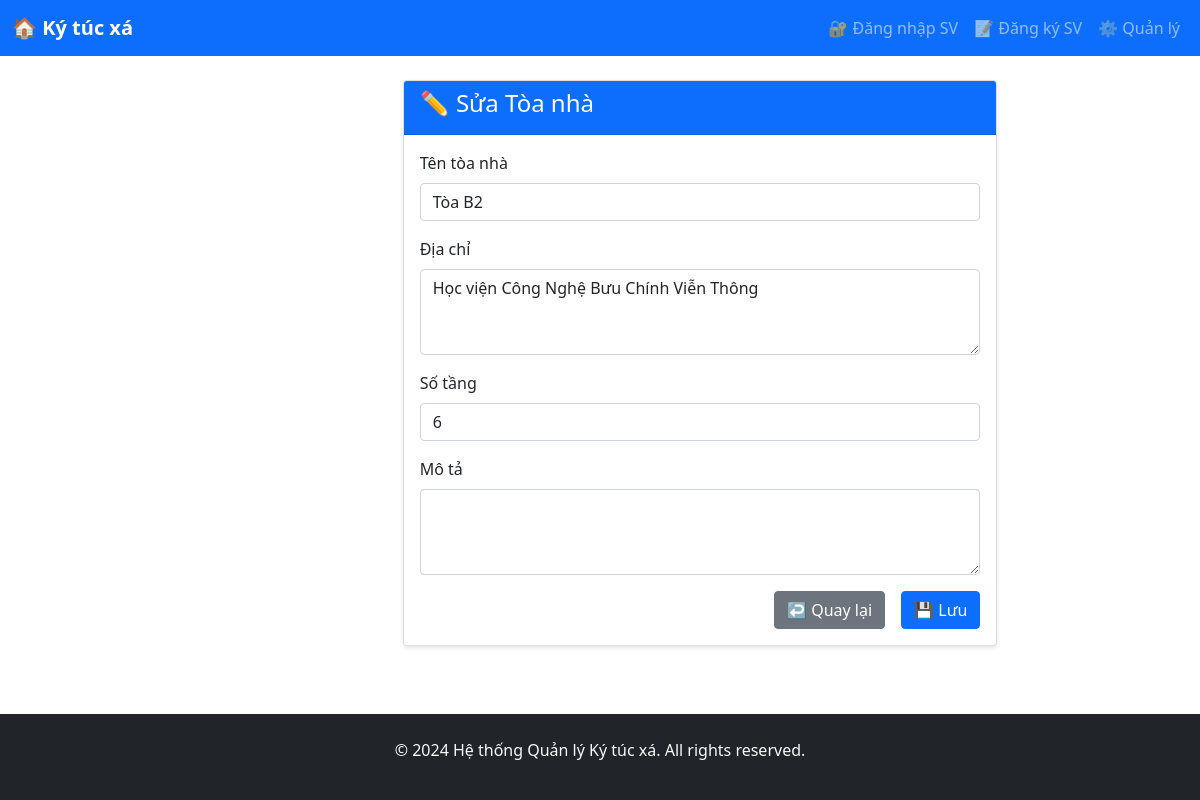
Screenshot of /buildings/2/edit/ with the database file from the repository.
### dormitory/models.py (models this page shows, shortened)
class Building(models.Model):
    name = models.CharField(max_length=100)
    address = models.TextField()
    total_floors = models.IntegerField()
    description = models.TextField(blank=True)
    created_at = models.DateTimeField(auto_now_add=True)

### dormitory/views.py (the view)
# urls.py: path('buildings/<int:pk>/edit/', views.building_update, name='building_edit'),
def building_update(request, pk):
    building = get_object_or_404(Building, pk=pk)
    if request.method == 'POST':
        form = BuildingForm(request.POST, instance=building)
        if form.is_valid():
            form.save()
            return redirect('building_list')
    else:
        form = BuildingForm(instance=building)
    return render(request, 'dormitory/building_form.html', {'form': form})

### dormitory/forms.py
class BuildingForm(forms.ModelForm):
    class Meta:
        model = Building
        fields = ['name', 'address', 'total_floors', 'description']
        widgets = {
            'name': forms.TextInput(attrs={'class': 'form-control'}),
            'address': forms.Textarea(attrs={'class': 'form-control', 'rows': 3}),
            'total_floors': forms.NumberInput(attrs={'class': 'form-control'}),
            'description': forms.Textarea(attrs={'class': 'form-control', 'rows': 3}),
        }

### dormitory/templates/dormitory/building_form.html (shortened to what this page needs)
{% extends 'base.html' %}
{% block content %}
<div class="row justify-content-center">
    <div class="col-md-8">
        <div class="card">
            <div class="card-header bg-primary text-white">
                <h4>{% if form.instance.pk %}✏️ Sửa{% else %}➕ Thêm{% endif %} Tòa nhà</h4>
            </div>
            <div class="card-body">
                <form method="post">
                    <div class="mb-3">
                        <label class="form-label">Tên tòa nhà</label>
                        {{ form.name }}
                    </div>
                    <div class="mb-3">
                        <label class="form-label">Địa chỉ</label>
                        {{ form.address }}
                    </div>
                    <div class="mb-3">
                        <label class="form-label">Số tầng</label>
                        {{ form.total_floors }}
                    </div>
                    <div class="mb-3">
                        <label class="form-label">Mô tả</label>
                        {{ form.description }}
                    </div>
                    <div class="d-grid gap-2 d-md-flex justify-content-md-end">
                        <a href="{% url 'building_list' %}" class="btn btn-secondary me-md-2">↩️ Quay lại</a>
                        <button type="submit" class="btn btn-primary">💾 Lưu</button>
                    </div>
                </form>
            </div>
        </div>
    </div>
</div>
{% endblock %}

### templates/base.html (style rules this page uses)
.card { box-shadow: 0 2px 4px rgba(0, 0, 0, 0.1); margin-bottom: 20px; }

### rows the page displays
Building: name "Tòa B2", address "Học viện Công Nghệ Bưu Chính Viễn Thông", total_floors "6"
